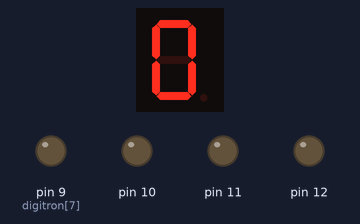
Simulated run of this sketch. Board: Arduino Uno, built with avr-gcc and run on an emulated ATmega328P. On the bench: 1-digit seven-segment display, output pins drawn as LEDs (lit = HIGH). Wiring (inferred from the names in the program): 1-digit 7-segment display, segments lit when HIGH: segments pin 2, pin 3, pin 4, pin 5, pin 6, pin 7, pin 8. The segment pins are drawn as the display they are named for; pins used as bus, display or sensor lines are not drawn.

Above: at 0.1 s.
At 1.1 s:
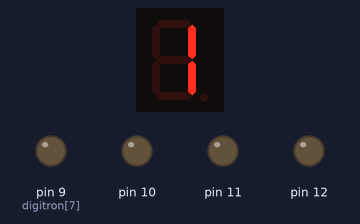
At 2.1 s:
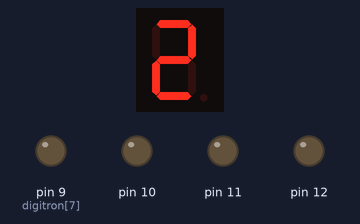
At 4.1 s:
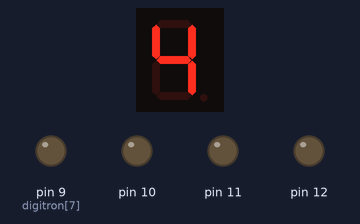
At 6.1 s:
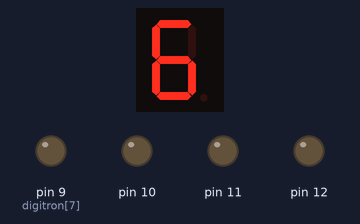
At 9.1 s:
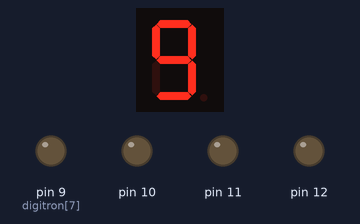

Measured:
- by itself, everything shown: repeats every 10.0 s, in 10 steps
- what the display in image 1 shows lasts 1.0 s, from 1.0 s to 2.0 s

The sketch:

Digitron.ino
```cpp
byte num[10]={0xFC,0x60,0xDA,0xF2,0x66,0xB6,0xBE,0xE0,0xFE,0xF6};
int digitron[8]={2,3,4,5,6,7,8,9};

void DTprint(byte num)  {
  int i;
  for(i=0;i<8;i++){
    digitalWrite(digitron[7-i],num%2);
    num/=2;
  }
}

void setup() {
  int i;
  for(i=2;i<13;i++)
    pinMode(i,OUTPUT);
}

void loop() {
  int i,j;
  for(i=0;i<10;i++){
    DTprint(num[i]);
    delay(1000);
  }
}
```
